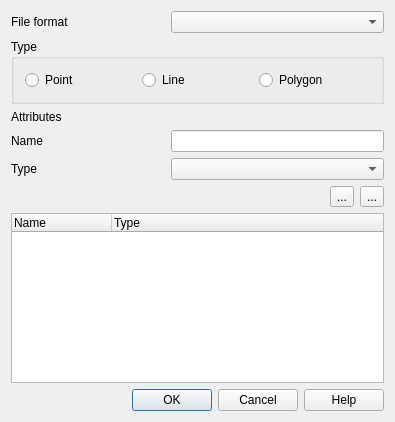
<ui version="4.0" >
 <class>QgsGeomTypeDialogBase</class>
 <widget class="QDialog" name="QgsGeomTypeDialogBase" >
  <property name="geometry" >
   <rect>
    <x>0</x>
    <y>0</y>
    <width>395</width>
    <height>422</height>
   </rect>
  </property>
  <property name="windowTitle" >
   <string>New Vector Layer</string>
  </property>
  <property name="modal" >
   <bool>true</bool>
  </property>
  <layout class="QGridLayout" >
   <item row="0" column="0" >
    <widget class="QLabel" name="mFileFormatLabel" >
     <property name="text" >
      <string>File format</string>
     </property>
     <property name="buddy" >
      <cstring>mFileFormatComboBox</cstring>
     </property>
    </widget>
   </item>
   <item row="0" column="1" colspan="3" >
    <widget class="QComboBox" name="mFileFormatComboBox" />
   </item>
   <item row="1" column="0" colspan="4" >
    <widget class="QGroupBox" name="buttonGroup1" >
     <property name="title" >
      <string>Type</string>
     </property>
     <layout class="QGridLayout" >
      <item row="0" column="0" >
       <widget class="QRadioButton" name="mPointRadioButton" >
        <property name="text" >
         <string>Point</string>
        </property>
       </widget>
      </item>
      <item row="0" column="1" >
       <widget class="QRadioButton" name="mLineRadioButton" >
        <property name="text" >
         <string>Line</string>
        </property>
       </widget>
      </item>
      <item row="0" column="2" >
       <widget class="QRadioButton" name="mPolygonRadioButton" >
        <property name="text" >
         <string>Polygon</string>
        </property>
       </widget>
      </item>
     </layout>
    </widget>
   </item>
   <item row="2" column="0" colspan="4" >
    <widget class="QLabel" name="mAttributeLabel" >
     <property name="text" >
      <string>Attributes</string>
     </property>
    </widget>
   </item>
   <item row="3" column="0" >
    <widget class="QLabel" name="textLabel1" >
     <property name="text" >
      <string>Name</string>
     </property>
     <property name="buddy" >
      <cstring>mNameEdit</cstring>
     </property>
    </widget>
   </item>
   <item row="3" column="1" colspan="3" >
    <widget class="QLineEdit" name="mNameEdit" />
   </item>
   <item row="4" column="0" >
    <widget class="QLabel" name="textLabel2" >
     <property name="text" >
      <string>Type</string>
     </property>
     <property name="buddy" >
      <cstring>mTypeBox</cstring>
     </property>
    </widget>
   </item>
   <item row="4" column="1" colspan="3" >
    <widget class="QComboBox" name="mTypeBox" />
   </item>
   <item row="5" column="0" colspan="2" >
    <spacer>
     <property name="orientation" >
      <enum>Qt::Horizontal</enum>
     </property>
     <property name="sizeHint" >
      <size>
       <width>291</width>
       <height>20</height>
      </size>
     </property>
    </spacer>
   </item>
   <item row="5" column="2" >
    <widget class="QToolButton" name="mRemoveAttributeButton" >
     <property name="toolTip" >
      <string>Remove selected row</string>
     </property>
     <property name="text" >
      <string>...</string>
     </property>
     <property name="icon" >
      <iconset>../../images/themes/default/mActionDeleteAttribute.png</iconset>
     </property>
    </widget>
   </item>
   <item row="5" column="3" >
    <widget class="QToolButton" name="mAddAttributeButton" >
     <property name="toolTip" >
      <string>Add attribute</string>
     </property>
     <property name="text" >
      <string>...</string>
     </property>
     <property name="icon" >
      <iconset>../../images/themes/default/mActionNewAttribute.png</iconset>
     </property>
    </widget>
   </item>
   <item row="6" column="0" colspan="4" >
    <widget class="QTreeWidget" name="mAttributeView" >
     <property name="sizePolicy" >
      <sizepolicy vsizetype="Expanding" hsizetype="Expanding" >
       <horstretch>0</horstretch>
       <verstretch>0</verstretch>
      </sizepolicy>
     </property>
     <property name="alternatingRowColors" >
      <bool>true</bool>
     </property>
     <property name="rootIsDecorated" >
      <bool>false</bool>
     </property>
     <column>
      <property name="text" >
       <string>Name</string>
      </property>
     </column>
     <column>
      <property name="text" >
       <string>Type</string>
      </property>
     </column>
    </widget>
   </item>
   <item row="7" column="0" colspan="4" >
    <widget class="QDialogButtonBox" name="buttonBox" >
     <property name="orientation" >
      <enum>Qt::Horizontal</enum>
     </property>
     <property name="standardButtons" >
      <set>QDialogButtonBox::Cancel|QDialogButtonBox::Help|QDialogButtonBox::NoButton|QDialogButtonBox::Ok</set>
     </property>
    </widget>
   </item>
  </layout>
 </widget>
 <layoutdefault spacing="6" margin="11" />
 <tabstops>
  <tabstop>mFileFormatComboBox</tabstop>
  <tabstop>mPointRadioButton</tabstop>
  <tabstop>mLineRadioButton</tabstop>
  <tabstop>mPolygonRadioButton</tabstop>
  <tabstop>mNameEdit</tabstop>
  <tabstop>mTypeBox</tabstop>
  <tabstop>mRemoveAttributeButton</tabstop>
  <tabstop>mAddAttributeButton</tabstop>
  <tabstop>mAttributeView</tabstop>
  <tabstop>buttonBox</tabstop>
 </tabstops>
 <resources/>
 <connections>
  <connection>
   <sender>buttonBox</sender>
   <signal>accepted()</signal>
   <receiver>QgsGeomTypeDialogBase</receiver>
   <slot>accept()</slot>
   <hints>
    <hint type="sourcelabel" >
     <x>349</x>
     <y>400</y>
    </hint>
    <hint type="destinationlabel" >
     <x>387</x>
     <y>304</y>
    </hint>
   </hints>
  </connection>
  <connection>
   <sender>buttonBox</sender>
   <signal>rejected()</signal>
   <receiver>QgsGeomTypeDialogBase</receiver>
   <slot>reject()</slot>
   <hints>
    <hint type="sourcelabel" >
     <x>275</x>
     <y>400</y>
    </hint>
    <hint type="destinationlabel" >
     <x>242</x>
     <y>308</y>
    </hint>
   </hints>
  </connection>
 </connections>
</ui>
